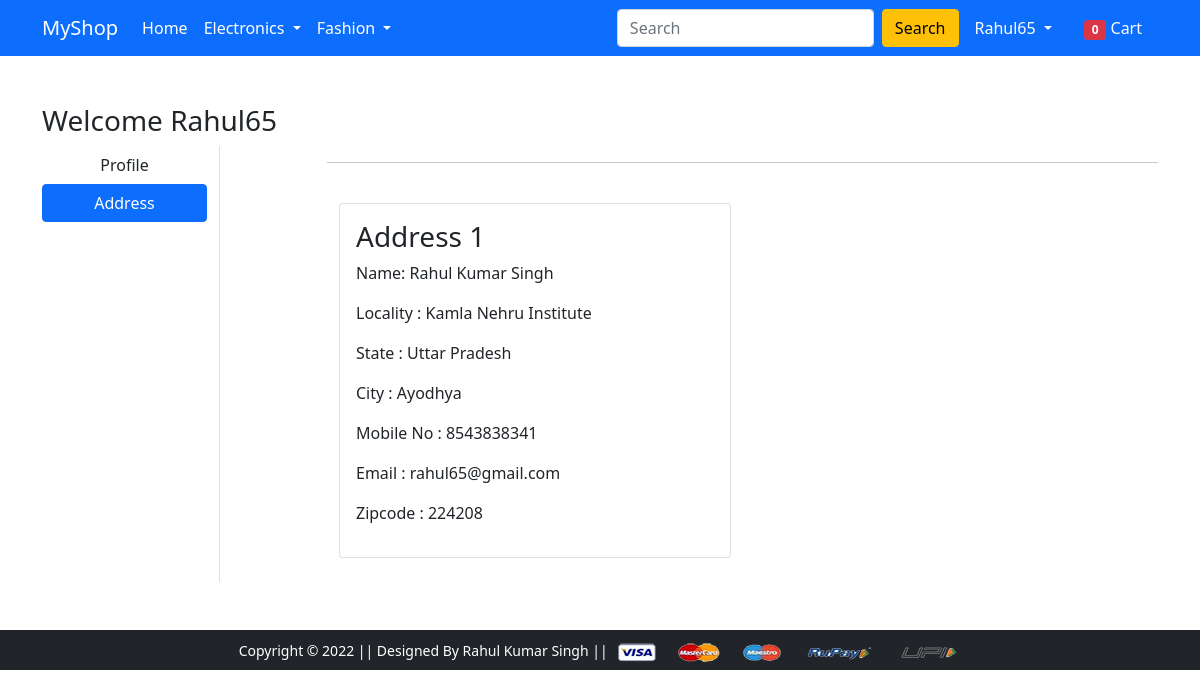
The page /address/ (signed in) on the database its author committed.
### app/models.py (models this page shows, shortened)
class Customer(models.Model):
    user = models.ForeignKey(User, on_delete=models.CASCADE)
    name = models.CharField(max_length=200)
    locality = models.CharField(max_length=200)
    city = models.CharField(max_length=50)
    zipcode = models.IntegerField()
    state = models.CharField(choices=STATE_CHOICES, max_length=50)
    phone = models.IntegerField(blank=True, default=None)
    email = models.EmailField(max_length=70, blank=True, unique=True)

### app/views.py (the view)
# urls.py: path('address/', views.address, name='address'),
@login_required
def address(request):
 totalitem = 0
 if request.user.is_authenticated:
    totalitem = len(Cart.objects.filter(user=request.user))
 add = Customer.objects.filter(user=request.user)
 return render(request, 'app/address.html', {'add': add, 'active': 'btn-primary', 'totalitem': totalitem })

### app/templates/app/address.html (shortened to what this page needs)
{% extends 'app/base.html' %}
{% load static %}
{% block main-content %}
<div class="container my-5">
 <div class="row">
 <h3>Welcome {{request.user.username|capfirst}}</h3>
  <div class="col-sm-2 border-end">
   <ul class="list-unstyled">
    <li class="d-grid"><a href="{% url 'profile' %}" class="btn">Profile</a></li>
    <li class="d-grid"><a href="{% url 'address' %}" class="btn {{active}}">Address</a></li>
   </ul>
  </div>
  <div class="col-sm-9 offset-sm-1">
    {% for ad in add %}
  <hr>
   <div class="row d-inline">
    <div class="col-sm-6">
     <div class="card">
      <div class="card-body">
       <h3>Address {{forloop.counter }}</h3>
       <p>Name: {{ad.name}}</p>
       <p>Locality : {{ad.locality}}</p>
       <p>State : {{ad.state}}</p>
       <p>City : {{ad.city}}</p>
       <p>Mobile No : {{ad.phone}}</p>
       <p>Email : {{ad.email}}</p>
       <p>Zipcode : {{ad.zipcode}}</p>
      </div>
     </div>
    </div>
{% endfor %}
   </div>
  </div>
 </div>
</div>
{% endblock main-content %}

### app/templates/app/base.html (shortened to what this page needs)
<!doctype html>
{% load static %}
<html lang="en">
  <head>
    <link href="https://cdn.jsdelivr.net/npm/bootstrap@5.0.0-beta1/dist/css/bootstrap.min.css" rel="stylesheet">
    <link rel="stylesheet" href="//code.jquery.com/ui/1.13.2/themes/base/jquery-ui.css">
    <link rel="stylesheet" href="{% static 'app/css/owl.carousel.min.css' %}">
    <link rel="stylesheet" href="{% static 'app/css/all.min.css' %}">
    <link rel="stylesheet" href="{% static 'app/css/style.css' %}">
  </head>
  <body>
    <nav class="navbar navbar-expand-lg navbar-dark bg-primary">
     <div class="container">
       <a class="navbar-brand" href="/">MyShop</a>
       <div class="collapse navbar-collapse" id="navbarSupportedContent">
         <ul class="navbar-nav me-auto mb-2 mb-lg-0">
           <li class="nav-item">
             <a class="nav-link active" aria-current="page" href="/">Home</a>
           </li>
           <li class="nav-item dropdown">
             <a class="nav-link dropdown-toggle text-white" href="#" id="electronicsDropdown" role="button" data-bs-toggle="dropdown" aria-expanded="false">
               Electronics
             </a>
           </li>
           <li class="nav-item dropdown">
             <a class="nav-link dropdown-toggle text-white" href="" id="fashionDropdown" role="button" data-bs-toggle="dropdown" aria-expanded="false">
               Fashion
             </a>
           </li>
         </ul>
         <form action="/searchproduct" class="d-flex">
           <input class="form-control me-2" required type="search" name="searchproducts" id="searchproduct" placeholder="Search" aria-label="Search">
           <button class="btn btn-warning" id="mybtn" type="submit">Search</button>
         </form>
         <div>
          <ul class="navbar-nav me-auto mb-2 mb-lg-0">
              {% if request.user.is_authenticated %}
           <li class="nav-item dropdown mx-2">
              <a class="nav-link dropdown-toggle text-white" href="#" id="profileDropdown" role="button" data-bs-toggle="dropdown" aria-expanded="false">
                {{request.user|capfirst}}
              </a>
            </li>
            <li class="nav-item mx-2">
             <a href="{% url 'showcart' %}" class="nav-link text-white"><span id="cart-no" qid="{{totalitem}}" class="badge bg-danger" id="my-cart">
              {{totalitem}} </span> Cart </a>
            </li>
              {% endif %}
          </ul>
         </div>
       </div>
     </div>
    </nav>
    {% block main-content %} {% endblock main-content %}
    <footer class="container-fluid bg-dark text-center p-2 mt-5">
        <small class="text-white">Copyright &copy; 2022 || Designed By Rahul Kumar Singh || </small>
        <img src="{% static 'app/images/payment.png' %}" alt="" srcset="" class="img-fluid" height="2px">
    </footer>
  </body>
</html>

### rows shown on the page
Customer: name "Rahul Kumar Singh", locality "Kamla Nehru Institute", state "Uttar Pradesh", city "Ayodhya", phone "8543838341", email "rahul65@gmail.com", zipcode "224208"

### other values the page prints
{{ request.user|capfirst }} "Rahul65"
{{ totalitem }} "0"
{{ request.user.username|capfirst }} "Rahul65"
